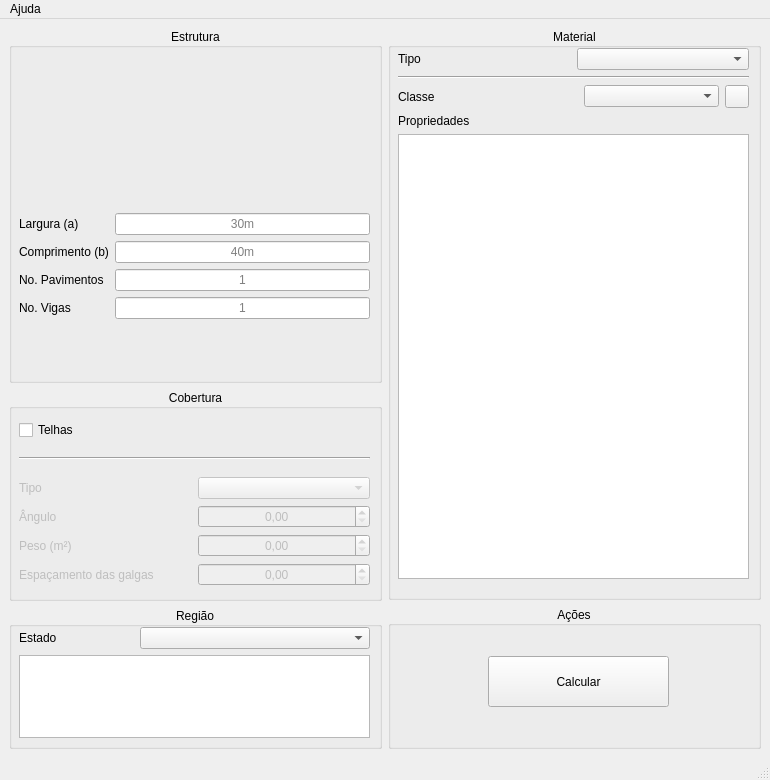
<?xml version="1.0" encoding="UTF-8"?>
<ui version="4.0">
 <class>MainWindow</class>
 <widget class="QMainWindow" name="MainWindow">
  <property name="geometry">
   <rect>
    <x>0</x>
    <y>0</y>
    <width>770</width>
    <height>780</height>
   </rect>
  </property>
  <property name="minimumSize">
   <size>
    <width>770</width>
    <height>780</height>
   </size>
  </property>
  <property name="windowTitle">
   <string>Unnamed</string>
  </property>
  <property name="locale">
   <locale language="Portuguese" country="Brazil"/>
  </property>
  <widget class="QWidget" name="centralwidget">
   <layout class="QHBoxLayout" name="horizontalLayout_2">
    <item>
     <layout class="QVBoxLayout" name="leftLayout" stretch="5,3,2">
      <item>
       <widget class="QGroupBox" name="structureGroup">
        <property name="title">
         <string>Estrutura</string>
        </property>
        <property name="alignment">
         <set>Qt::AlignCenter</set>
        </property>
        <property name="flat">
         <bool>false</bool>
        </property>
        <widget class="QWidget" name="layoutWidget">
         <property name="geometry">
          <rect>
           <x>10</x>
           <y>20</y>
           <width>351</width>
           <height>323</height>
          </rect>
         </property>
         <layout class="QVBoxLayout" name="structureLayout">
          <item>
           <widget class="QLabel" name="image">
            <property name="frameShape">
             <enum>QFrame::NoFrame</enum>
            </property>
            <property name="text">
             <string/>
            </property>
            <property name="pixmap">
             <pixmap>assets/imgs/thumbnail.png</pixmap>
            </property>
            <property name="scaledContents">
             <bool>true</bool>
            </property>
            <property name="wordWrap">
             <bool>false</bool>
            </property>
           </widget>
          </item>
          <item>
           <layout class="QFormLayout" name="formLayout">
            <item row="0" column="0">
             <widget class="QLabel" name="widthLabel">
              <property name="toolTip">
               <string>A largura do terreno medida em metros (m)</string>
              </property>
              <property name="text">
               <string>Largura (a)</string>
              </property>
              <property name="alignment">
               <set>Qt::AlignLeading|Qt::AlignLeft|Qt::AlignVCenter</set>
              </property>
             </widget>
            </item>
            <item row="0" column="1">
             <widget class="QLineEdit" name="widthBox">
              <property name="alignment">
               <set>Qt::AlignCenter</set>
              </property>
              <property name="placeholderText">
               <string>30m</string>
              </property>
             </widget>
            </item>
            <item row="1" column="0">
             <widget class="QLabel" name="lengthLabel">
              <property name="toolTip">
               <string>O comprimento do terreno medida em metros (m)</string>
              </property>
              <property name="text">
               <string>Comprimento (b)</string>
              </property>
             </widget>
            </item>
            <item row="1" column="1">
             <widget class="QLineEdit" name="lengthBox">
              <property name="alignment">
               <set>Qt::AlignCenter</set>
              </property>
              <property name="placeholderText">
               <string>40m</string>
              </property>
             </widget>
            </item>
            <item row="2" column="0">
             <widget class="QLabel" name="pavementLabel">
              <property name="toolTip">
               <string>Assume uma altura de 3m por andar</string>
              </property>
              <property name="text">
               <string>No. Pavimentos</string>
              </property>
             </widget>
            </item>
            <item row="2" column="1">
             <widget class="QLineEdit" name="pavementBox">
              <property name="alignment">
               <set>Qt::AlignCenter</set>
              </property>
              <property name="placeholderText">
               <string>1</string>
              </property>
             </widget>
            </item>
            <item row="3" column="0">
             <widget class="QLabel" name="beamLabel">
              <property name="toolTip">
               <string>Número de vigas por andar</string>
              </property>
              <property name="text">
               <string>No. Vigas</string>
              </property>
             </widget>
            </item>
            <item row="3" column="1">
             <widget class="QLineEdit" name="beamBox">
              <property name="alignment">
               <set>Qt::AlignCenter</set>
              </property>
              <property name="placeholderText">
               <string>1</string>
              </property>
             </widget>
            </item>
           </layout>
          </item>
         </layout>
        </widget>
       </widget>
      </item>
      <item>
       <widget class="QGroupBox" name="roofGroup">
        <property name="title">
         <string>Cobertura</string>
        </property>
        <property name="alignment">
         <set>Qt::AlignCenter</set>
        </property>
        <widget class="QWidget" name="layoutWidget">
         <property name="geometry">
          <rect>
           <x>10</x>
           <y>20</y>
           <width>351</width>
           <height>191</height>
          </rect>
         </property>
         <layout class="QVBoxLayout" name="rooftileLayout">
          <item>
           <layout class="QHBoxLayout" name="roofTileCheckLayout">
            <item>
             <widget class="QCheckBox" name="rooftileCheck">
              <property name="text">
               <string>Telhas</string>
              </property>
             </widget>
            </item>
           </layout>
          </item>
          <item>
           <widget class="Line" name="roofLine">
            <property name="orientation">
             <enum>Qt::Horizontal</enum>
            </property>
           </widget>
          </item>
          <item>
           <layout class="QVBoxLayout" name="rooftileDataLayout">
            <item>
             <layout class="QHBoxLayout" name="rooftileTypeLayout">
              <item>
               <widget class="QLabel" name="rooftileLabel">
                <property name="enabled">
                 <bool>false</bool>
                </property>
                <property name="text">
                 <string>Tipo</string>
                </property>
               </widget>
              </item>
              <item>
               <widget class="QComboBox" name="rooftileBox">
                <property name="enabled">
                 <bool>false</bool>
                </property>
               </widget>
              </item>
             </layout>
            </item>
            <item>
             <layout class="QHBoxLayout" name="angleLayout">
              <item>
               <widget class="QLabel" name="angleLabel">
                <property name="enabled">
                 <bool>false</bool>
                </property>
                <property name="toolTip">
                 <string>Ângulo da telha em relação ao horizonte</string>
                </property>
                <property name="text">
                 <string>Ângulo</string>
                </property>
               </widget>
              </item>
              <item>
               <widget class="QDoubleSpinBox" name="angleSpinBox">
                <property name="enabled">
                 <bool>false</bool>
                </property>
                <property name="alignment">
                 <set>Qt::AlignCenter</set>
                </property>
               </widget>
              </item>
             </layout>
            </item>
            <item>
             <layout class="QHBoxLayout" name="weightLayout">
              <item>
               <widget class="QLabel" name="weightLabel">
                <property name="enabled">
                 <bool>false</bool>
                </property>
                <property name="toolTip">
                 <string>Peso total de telhas por metro quadrado</string>
                </property>
                <property name="text">
                 <string>Peso (m²)</string>
                </property>
               </widget>
              </item>
              <item>
               <widget class="QDoubleSpinBox" name="weigthSpinBox">
                <property name="enabled">
                 <bool>false</bool>
                </property>
                <property name="alignment">
                 <set>Qt::AlignCenter</set>
                </property>
               </widget>
              </item>
             </layout>
            </item>
            <item>
             <layout class="QHBoxLayout" name="spacingLayout">
              <item>
               <widget class="QLabel" name="spacingLabel">
                <property name="enabled">
                 <bool>false</bool>
                </property>
                <property name="toolTip">
                 <string>Espaçamento entre as galgas medido em metros (m)</string>
                </property>
                <property name="text">
                 <string>Espaçamento das galgas</string>
                </property>
               </widget>
              </item>
              <item>
               <widget class="QDoubleSpinBox" name="spacingSpinBox">
                <property name="enabled">
                 <bool>false</bool>
                </property>
                <property name="alignment">
                 <set>Qt::AlignCenter</set>
                </property>
               </widget>
              </item>
             </layout>
            </item>
           </layout>
          </item>
         </layout>
        </widget>
       </widget>
      </item>
      <item>
       <widget class="QGroupBox" name="regionGroup">
        <property name="title">
         <string>Região</string>
        </property>
        <property name="alignment">
         <set>Qt::AlignCenter</set>
        </property>
        <widget class="QWidget" name="layoutWidget">
         <property name="geometry">
          <rect>
           <x>10</x>
           <y>20</y>
           <width>351</width>
           <height>111</height>
          </rect>
         </property>
         <layout class="QVBoxLayout" name="stateLayout" stretch="6,4">
          <item>
           <layout class="QHBoxLayout" name="horizontalLayout" stretch="1,2">
            <item>
             <widget class="QLabel" name="stateLabel">
              <property name="text">
               <string>Estado</string>
              </property>
             </widget>
            </item>
            <item>
             <widget class="QComboBox" name="stateBox">
              <property name="placeholderText">
               <string/>
              </property>
             </widget>
            </item>
           </layout>
          </item>
          <item>
           <widget class="QTableView" name="stateTable"/>
          </item>
         </layout>
        </widget>
       </widget>
      </item>
     </layout>
    </item>
    <item>
     <layout class="QVBoxLayout" name="verticalLayout_4" stretch="8,2">
      <item>
       <widget class="QGroupBox" name="materialGroup">
        <property name="title">
         <string>Material</string>
        </property>
        <property name="alignment">
         <set>Qt::AlignCenter</set>
        </property>
        <widget class="QWidget" name="layoutWidget">
         <property name="geometry">
          <rect>
           <x>10</x>
           <y>20</y>
           <width>351</width>
           <height>531</height>
          </rect>
         </property>
         <layout class="QVBoxLayout" name="materialLayout">
          <item>
           <layout class="QHBoxLayout" name="materialTypeLayout" stretch="0,0">
            <property name="spacing">
             <number>6</number>
            </property>
            <item>
             <widget class="QLabel" name="materialTypeLabel">
              <property name="text">
               <string>Tipo</string>
              </property>
             </widget>
            </item>
            <item>
             <widget class="QComboBox" name="materialTypeBox">
              <property name="currentText">
               <string/>
              </property>
              <property name="placeholderText">
               <string/>
              </property>
             </widget>
            </item>
           </layout>
          </item>
          <item>
           <widget class="Line" name="materialLine">
            <property name="orientation">
             <enum>Qt::Horizontal</enum>
            </property>
           </widget>
          </item>
          <item>
           <layout class="QVBoxLayout" name="woodLayout">
            <item>
             <layout class="QHBoxLayout" name="classLayout" stretch="4,3,0">
              <item>
               <widget class="QLabel" name="classLabel">
                <property name="text">
                 <string>Classe</string>
                </property>
               </widget>
              </item>
              <item>
               <widget class="QComboBox" name="classBox">
                <property name="currentText">
                 <string/>
                </property>
                <property name="placeholderText">
                 <string/>
                </property>
               </widget>
              </item>
              <item>
               <widget class="QToolButton" name="toolButton">
                <property name="text">
                 <string/>
                </property>
                <property name="icon">
                 <iconset>
                  <normaloff>assets/imgs/gear.png</normaloff>assets/imgs/gear.png</iconset>
                </property>
                <property name="iconSize">
                 <size>
                  <width>16</width>
                  <height>16</height>
                 </size>
                </property>
               </widget>
              </item>
             </layout>
            </item>
            <item>
             <layout class="QVBoxLayout" name="materialTableLayout">
              <item>
               <widget class="QLabel" name="propertiesLabel">
                <property name="text">
                 <string>Propriedades</string>
                </property>
               </widget>
              </item>
              <item>
               <widget class="QTableView" name="materialTable">
                <property name="showGrid">
                 <bool>true</bool>
                </property>
               </widget>
              </item>
             </layout>
            </item>
           </layout>
          </item>
         </layout>
        </widget>
       </widget>
      </item>
      <item>
       <widget class="QGroupBox" name="actionGroup">
        <property name="title">
         <string>Ações</string>
        </property>
        <property name="alignment">
         <set>Qt::AlignCenter</set>
        </property>
        <widget class="QPushButton" name="pushButton">
         <property name="geometry">
          <rect>
           <x>100</x>
           <y>50</y>
           <width>181</width>
           <height>51</height>
          </rect>
         </property>
         <property name="text">
          <string>Calcular</string>
         </property>
        </widget>
       </widget>
      </item>
     </layout>
    </item>
   </layout>
  </widget>
  <widget class="QStatusBar" name="statusbar"/>
  <widget class="QMenuBar" name="menubar">
   <property name="geometry">
    <rect>
     <x>0</x>
     <y>0</y>
     <width>770</width>
     <height>21</height>
    </rect>
   </property>
   <widget class="QMenu" name="menuCreditos">
    <property name="title">
     <string>Ajuda</string>
    </property>
    <addaction name="actionContato"/>
   </widget>
   <addaction name="menuCreditos"/>
  </widget>
  <action name="actionSair">
   <property name="text">
    <string>Novo</string>
   </property>
  </action>
  <action name="actionContato">
   <property name="text">
    <string>Contato</string>
   </property>
  </action>
  <action name="actionSair_2">
   <property name="text">
    <string>Sair</string>
   </property>
  </action>
 </widget>
 <resources/>
 <connections/>
</ui>
